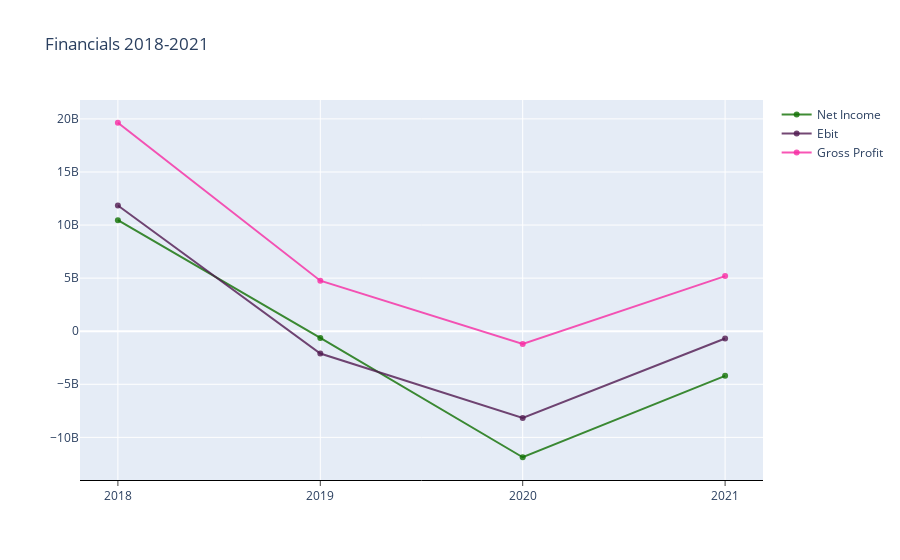

Here is the notebook cell this chart was saved with:
### Code cell
trace1 = go.Scatter(
    x=['2018', '2019', '2020', '2021'],
    y=convert_fin['Net Income'],
    mode='lines+markers',
    name='Net Income',
    marker=dict(color='rgba(16, 112, 2, 0.8)'),
)
trace2 = go.Scatter(
    x=['2018', '2019', '2020', '2021'],
    y=convert_fin['Ebit'],
    mode='lines+markers',
    name='Ebit',
    marker=dict(color='rgba(80, 26, 80, 0.8)'),
)
trace3 = go.Scatter(
    x=['2018', '2019', '2020', '2021'],
    y=convert_fin['Gross Profit'],
    mode='lines+markers',
    name='Gross Profit',
    marker=dict(color='rgba(247, 43, 163, 0.8)'),
)
data = [trace1, trace2, trace3]
layout = dict(
    title='Financials 2018-2021',
    xaxis=dict( 
        ticks='outside', ticklen=5, 
        zeroline=True, linewidth=1, linecolor='black'
        ))
fig = dict(data=data, layout=layout)            
py.iplot(fig)

### Figure 1 — Plotly figure (JSON) as saved in the notebook; plotly's stock layout.template omitted (floating-point values rounded to 4 significant figures)
{"data": [{"marker": {"color": "rgba(16, 112, 2, 0.8)"}, "mode": "lines+markers", "name": "Net Income", "type": "scatter", "x": ["2018", "2019", "2020", "2021"], "y": [10460000000, -636000000, -11873000000, -4202000000]}, {"marker": {"color": "rgba(80, 26, 80, 0.8)"}, "mode": "lines+markers", "name": "Ebit", "type": "scatter", "x": ["2018", "2019", "2020", "2021"], "y": [11843000000, -2102000000, -8167000000, -687000000]}, {"marker": {"color": "rgba(247, 43, 163, 0.8)"}, "mode": "lines+markers", "name": "Gross Profit", "type": "scatter", "x": ["2018", "2019", "2020", "2021"], "y": [19637000000, 4759000000, -1198000000, 5190000000]}], "layout": {"title": {"text": "Financials 2018-2021"}, "xaxis": {"linecolor": "black", "linewidth": 1, "ticklen": 5, "ticks": "outside", "zeroline": true}}}
